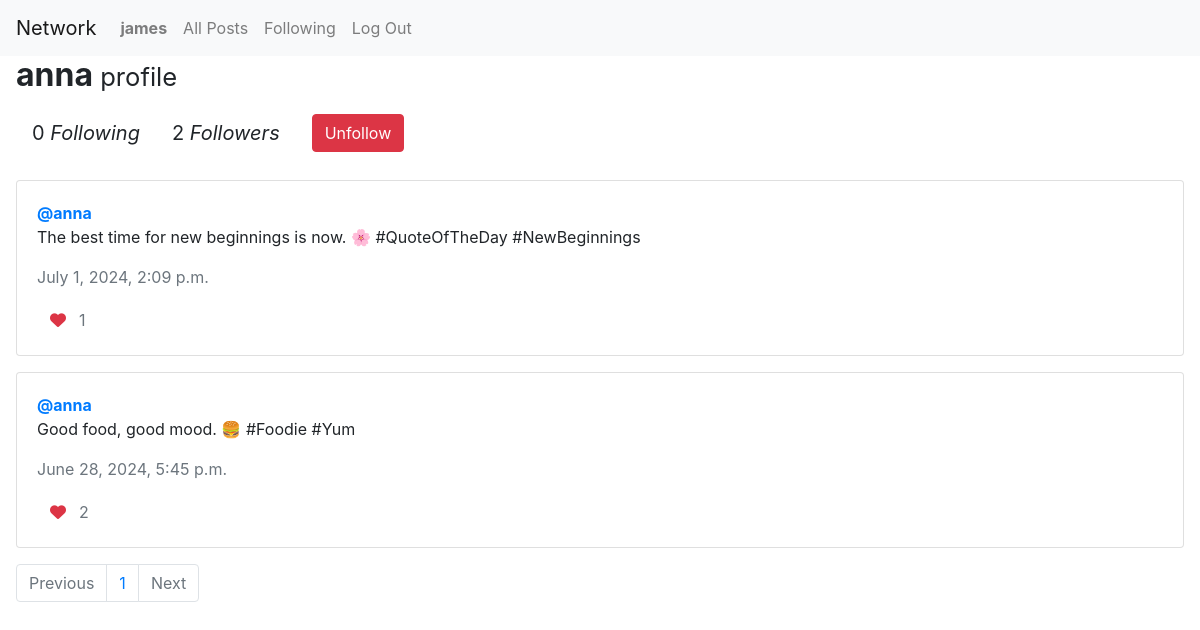
Screenshot of /profile/3 (signed in) with the database file from the repository.
### network/models.py (models this page shows, shortened)
class User(AbstractUser):
    pass

class Post(models.Model):
    content = models.CharField(max_length=150)
    user = models.ForeignKey(User, on_delete=models.CASCADE, related_name="author")
    date = models.DateTimeField(auto_now_add=True)
    def likes_count(self):
        return self.postLike.count()

### network/views.py (the view)
# urls.py: path("profile/<int:user_id>", views.profile, name="profile"),
def profile(request, user_id):
    user = User.objects.get(pk=user_id)
    all_post = Post.objects.filter(user=user).order_by('-date')
    following = Follow.objects.filter(follower=user)
    followers = Follow.objects.filter(followed=user)
    try:
        checkFollow = Follow.objects.get(follower=request.user, followed=user)
        isFollowing = True
    except Follow.DoesNotExist:
        isFollowing = False
    allLikes = Like.objects.all()
    userLikes = []
    for like in allLikes:
        if request.user.id == like.user.id:
            userLikes.append(like.post.id)
    paginator = Paginator(all_post, 10)
    page_number = request.GET.get('page')
    page_obj = paginator.get_page(page_number)
    return render(request, "network/profile.html", {
        "page_obj": page_obj,
        "username": user.username,
        "following": following,
        "followers": followers,
        "isFollowing": isFollowing,
        "user_profile": user,
        "userLikes": userLikes
    })

### network/templates/network/profile.html (shortened to what this page needs)
{% extends "network/layout.html" %}
{% load static %}
{% block body %}
    <h2 class="mx-3"><strong>{{ username }}</strong><small> profile</small></h2>
    <div class="d-flex align-items-center mx-3">
        <p class="blockquote m-3">{{ following.count }} <i>Following</i></p>
        <p class="blockquote m-3">{{ followers.count }} <i>Followers</i></p>
        {% if user.is_authenticated %}
            {% if user != user_profile %}
                {% if isFollowing %}
                    <form action="{% url 'unfollow' %}" method="POST">
                        <input class="btn btn-danger mx-3" type="submit" value="Unfollow">
                    </form>
                {% else %}
                    <form action="{% url 'follow' %}" method="POST">
                        {% csrf_token %}
                        <input type="hidden" name="follow" value="{{ user_profile }}">
                        <input class="btn btn-success mx-3" type="submit" value="Follow">
                    </form>
                {% endif %}
            {% endif %}
        {% endif %}
    </div>
    <div class="all_post mx-3 mt-3">
        {% for post in page_obj %}
        <div class="card mb-3">
            <div class="card-body">
                <a href="{% url 'profile' post.user.id %}"><strong>@{{ post.user }}</strong></a>
                <p class="card-text" id="content{{ post.id }}">{{ post.content }}</p>
                <p class="card-text text-muted">{{ post.date }}</p>
                <div class="d-flex align-items-center">
                    {% if post.id in userLikes %}
                    <button id="likeBtn{{ post.id }}" class="btn fa-solid text-danger fa-heart" onclick="likeHandler({{ post.id }}, {{ userLikes }})"></button>
                    {% else %}
                    <button id="likeBtn{{ post.id }}" class="btn fa-regular fa-heart" onclick="likeHandler({{ post.id }}, {{ userLikes }})"></button>
                    {% endif %}
                    <p class="card-text text-muted" id="likeCount{{ post.id }}">{{ post.likes_count }}</p>
                </div>
            </div>
          </div>
        {% endfor %}
    </div>
    <nav aria-label="Page navigation example">
        <ul class="pagination mx-3">
            {% if page_obj.has_previous %}
                <li class="page-item"><a class="page-link" href="?page={{ page_obj.previous_page_number }}">Previous</a></li>
            {% else %}
                <li class="page-item disabled"><span class="page-link">Previous</span></li>
            {% endif %}
            <span class="current">
                <li class="page-item page-link">{{ page_obj.number }}</li>
            </span>
            {% if page_obj.has_next %}
                <li class="page-item"><a class="page-link" href="?page={{ page_obj.next_page_number }}">Next</a></li>
            {% else %}
                <li class="page-item disabled"><span class="page-link">Next</span></li>
            {% endif %}
        </ul>
    </nav>
{% endblock %}

### network/templates/network/layout.html (shortened to what this page needs)
{% load static %}
<!DOCTYPE html>
<html lang="en">
    <head>
        <link rel="stylesheet" href="https://stackpath.bootstrapcdn.com/bootstrap/4.4.1/css/bootstrap.min.css">
        <link href="{% static 'network/styles.css' %}" rel="stylesheet">
    </head>
    <body>
        <nav class="navbar navbar-expand-lg navbar-light bg-light">
            <a class="navbar-brand" href="{% url 'index' %}">Network</a>
            <div>
              <ul class="navbar-nav mr-auto">
                {% if user.is_authenticated %}
                    <li class="nav-item">
                        <a class="nav-link" href="{% url 'profile' user_id=user.id %}"><strong>{{ user.username }}</strong></a>
                    </li>
                {% endif %}
                <li class="nav-item">
                  <a class="nav-link" href="{% url 'index' %}">All Posts</a>
                </li>
                {% if user.is_authenticated %}
                    <li class="nav-item">
                        <a class="nav-link" href="{% url 'following' %}">Following</a>
                    </li>
                    <li class="nav-item">
                        <a class="nav-link" href="{% url 'logout' %}">Log Out</a>
                    </li>
                {% endif %}
              </ul>
            </div>
          </nav>
        <div class="body">
            {% block body %}
            {% endblock %}
        </div>
    </body>
</html>

### rows the page displays
User: username "james"
User: username "anna"
Post: user "anna", content "The best time for new beginnings is now. 🌸 #QuoteOfTheDay #NewBeginnings", date "July 1, 2024, 2:09 p.m.", likes_count "1"
Post: user "anna", content "Good food, good mood. 🍔 #Foodie #Yum", date "June 28, 2024, 5:45 p.m.", likes_count "2"

### other values shown
{{ following.count }} "0"
{{ followers.count }} "2"
{{ page_obj.number }} "1"
